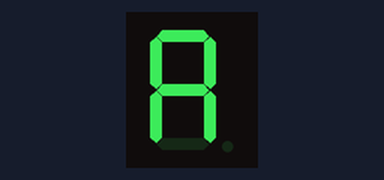
Bench run of a sketch on a simulated Arduino Uno, built with avr-gcc and run on an emulated ATmega328P. Shown: 1-digit seven-segment display. Wiring (inferred from the names in the program): 1-digit 7-segment display, segments lit when HIGH: segments pin 8, pin 9, pin 2, pin 3, pin 4, pin 5, pin 6. The segment pins are drawn as the display they are named for.

Above: at 0.1 s.
At 2.1 s:
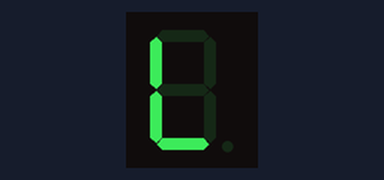
At 3.1 s:
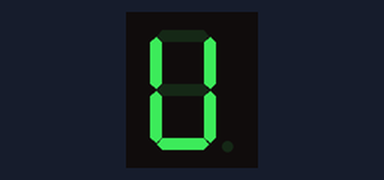
At 4.1 s:
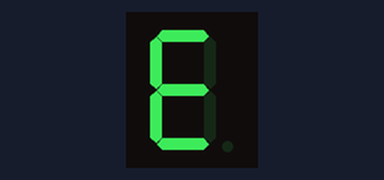
At 8.1 s:
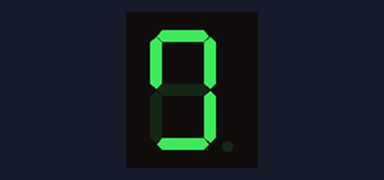
At 17.1 s:
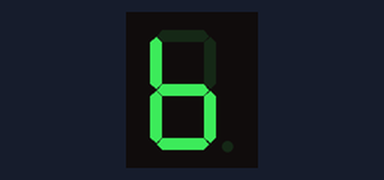

Measured:
- by itself, everything shown: repeats every 16.0 s, in 16 steps
- what the display in image 1 shows lasts 1.0 s, from 2.0 s to 3.0 s

The sketch:

segment.ino
```cpp
const int A=8;
const int B=9;
const int C=2;
const int D=3;
const int E=4;
const int F=5;
const int G=6;

void setSegment (unsigned int value)
{
	digitalWrite(A, value & (1<<6));
	digitalWrite(B, value & (1<<5));
	digitalWrite(C, value & (1<<4));
	digitalWrite(D, value & (1<<3));
	digitalWrite(E, value & (1<<2));
	digitalWrite(F, value & (1<<1));
	digitalWrite(G, value & (1<<0));
}

void loop()
{
	setSegment (0b1110111);
  	delay(1000);
	setSegment (0b0011111);
	delay(1000);
	setSegment (0b0001110);
	delay(1000);
	setSegment (0b0111110);
	delay(1000);
	setSegment (0b1001111);
	delay(1000);
	setSegment (0b1000111);
	delay(1000);
	setSegment (0b0110000);
	delay(1000);
	setSegment (0b1101110);
	delay(1000);
	setSegment (0b1111010);
	delay(1000);
	setSegment (0b0110011);
	delay(1000);
	setSegment (0b1011011);
	delay(1000);
	setSegment (0b1011111);
	delay(1000);
	setSegment (0b1110000);
	delay(1000);
	setSegment (0b1111111);
	delay(1000);
	setSegment (0b1111011);
	delay(1000);
	setSegment (0b1111101);
	delay(1000);
}

void setup()
{
	pinMode(A, OUTPUT);
	pinMode(B, OUTPUT);
	pinMode(C, OUTPUT);
	pinMode(D, OUTPUT);
	pinMode(E, OUTPUT);
	pinMode(F, OUTPUT);
	pinMode(G, OUTPUT);
}
```
